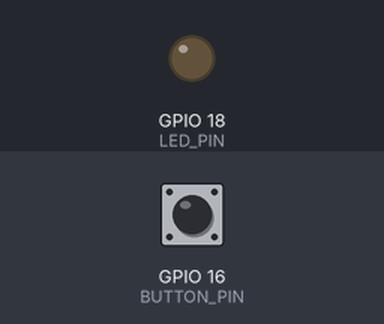
The program below on a simulated ESP32. On the bench: output pins drawn as LEDs (lit = HIGH). The test bench sets the inputs (shaded band); at power-on: GPIO 16 (BUTTON_PIN) HIGH. What the program prints to the serial monitor is not drawn.

Above: at 1.2 s.
1.3 s: GPIO 16 (BUTTON_PIN) pulled LOW for 0.15 s
At 1.37 s:
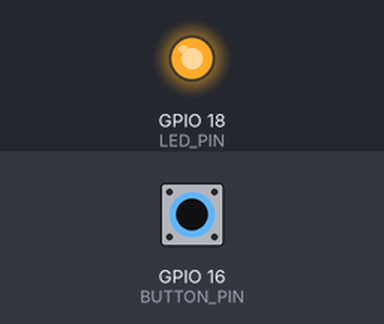
2.9 s: GPIO 16 (BUTTON_PIN) pulled LOW for 3.2 s
At 6.7 s:
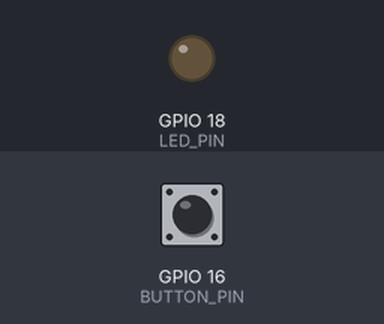
7.6 s: GPIO 16 (BUTTON_PIN) driven LOW
At 7.9 s:
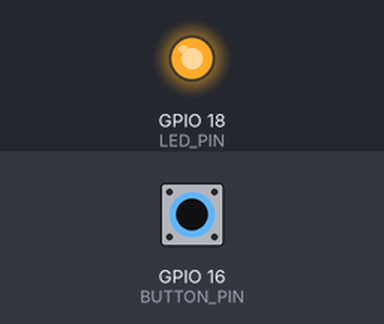
10.6 s: GPIO 16 (BUTTON_PIN) driven HIGH
At 11.3 s:
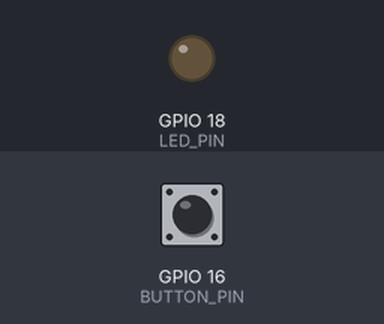
Timing chart, 0 to 13.1 s (numbered marks = the images above; inputs shaded):
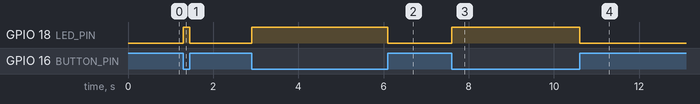

The program:

main.cpp
```cpp
#include <Arduino.h>

#define BUTTON_PIN 16  // ESP32 pin GIOP16, which connected to button
#define LED_PIN    18  // ESP32 pin GIOP18, which connected to led

// The below are variables, which can be changed
int button_state = 0;   // variable for reading the button status

void setup() {
  // initialize the LED pin as an output:
  pinMode(LED_PIN, OUTPUT);
  // initialize the button pin as an pull-up input:
  // the pull-up input pin will be HIGH when the button is open and LOW when the button is pressed.
  pinMode(BUTTON_PIN, INPUT_PULLUP);
  Serial.println("Testing");
}

void loop() {
  // read the state of the button value:
  button_state = digitalRead(BUTTON_PIN);
  // control LED according to the state of button
  if (button_state == LOW) {     // if button is pressed
    digitalWrite(LED_PIN, HIGH);
    Serial.println("Button has been pressed.");
  } // turn on LED
  else                           // otherwise, button is not pressing
    digitalWrite(LED_PIN, LOW);  // turn off LED
}
```

Measured:
- after the input at 1.3 s, GPIO 18 (LED_PIN): LOW → HIGH at once, → LOW 0.15 s later
- after the input at 2.9 s, GPIO 18 (LED_PIN): LOW → HIGH at once, → LOW 3.2 s later
- after the input at 7.6 s, GPIO 18 (LED_PIN): LOW → HIGH at once
- after the input at 10.6 s, GPIO 18 (LED_PIN): HIGH → LOW at once
